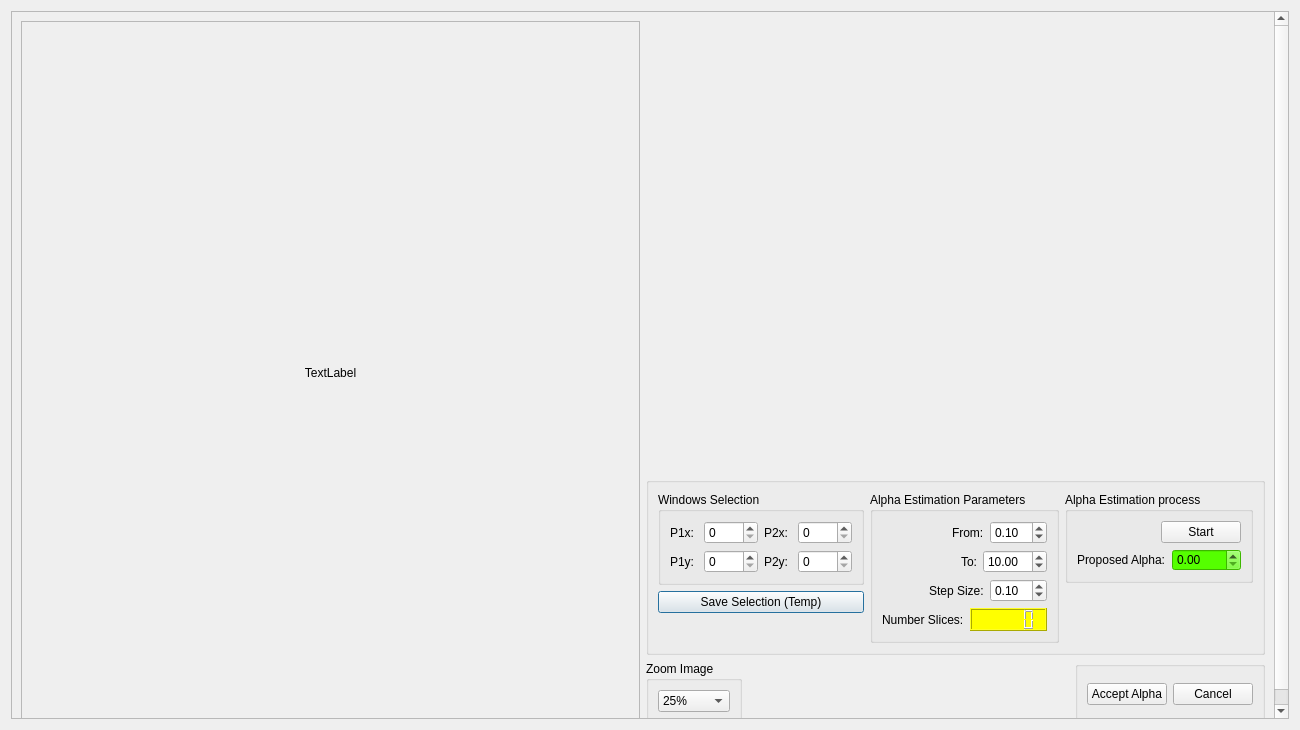
<?xml version="1.0" encoding="UTF-8"?>
<ui version="4.0">
 <class>Dialog_AutoAlpha</class>
 <widget class="QDialog" name="Dialog_AutoAlpha">
  <property name="geometry">
   <rect>
    <x>0</x>
    <y>0</y>
    <width>1300</width>
    <height>730</height>
   </rect>
  </property>
  <property name="windowTitle">
   <string>Alpha Determination</string>
  </property>
  <layout class="QVBoxLayout" name="verticalLayout_19">
   <item>
    <widget class="QScrollArea" name="scrollArea_2">
     <property name="widgetResizable">
      <bool>true</bool>
     </property>
     <widget class="QWidget" name="scrollAreaWidgetContents_5">
      <property name="geometry">
       <rect>
        <x>0</x>
        <y>0</y>
        <width>1280</width>
        <height>710</height>
       </rect>
      </property>
      <layout class="QHBoxLayout" name="horizontalLayout_31">
       <item>
        <widget class="QScrollArea" name="scrollArea_image">
         <property name="minimumSize">
          <size>
           <width>0</width>
           <height>0</height>
          </size>
         </property>
         <property name="widgetResizable">
          <bool>true</bool>
         </property>
         <widget class="QWidget" name="scrollAreaWidgetContents_6">
          <property name="geometry">
           <rect>
            <x>0</x>
            <y>0</y>
            <width>626</width>
            <height>690</height>
           </rect>
          </property>
          <layout class="QGridLayout" name="gridLayout_3">
           <item row="0" column="1">
            <widget class="QLabel" name="label_imageWinSelection">
             <property name="minimumSize">
              <size>
               <width>0</width>
               <height>0</height>
              </size>
             </property>
             <property name="text">
              <string>TextLabel</string>
             </property>
             <property name="scaledContents">
              <bool>false</bool>
             </property>
             <property name="alignment">
              <set>Qt::AlignCenter</set>
             </property>
            </widget>
           </item>
          </layout>
         </widget>
        </widget>
       </item>
       <item>
        <layout class="QVBoxLayout" name="verticalLayout_13">
         <item>
          <widget class="QwtPlot" name="qwtPlot_Skew">
           <property name="sizePolicy">
            <sizepolicy hsizetype="MinimumExpanding" vsizetype="MinimumExpanding">
             <horstretch>2</horstretch>
             <verstretch>2</verstretch>
            </sizepolicy>
           </property>
           <property name="minimumSize">
            <size>
             <width>0</width>
             <height>450</height>
            </size>
           </property>
          </widget>
         </item>
         <item>
          <widget class="QGroupBox" name="groupBox_13">
           <property name="sizePolicy">
            <sizepolicy hsizetype="Preferred" vsizetype="Preferred">
             <horstretch>0</horstretch>
             <verstretch>0</verstretch>
            </sizepolicy>
           </property>
           <property name="title">
            <string/>
           </property>
           <layout class="QHBoxLayout" name="horizontalLayout_32">
            <item>
             <layout class="QVBoxLayout" name="verticalLayout_14">
              <item>
               <widget class="QGroupBox" name="groupBox_14">
                <property name="title">
                 <string>Windows Selection</string>
                </property>
                <layout class="QFormLayout" name="formLayout_3">
                 <item row="0" column="0">
                  <layout class="QHBoxLayout" name="horizontalLayout_33">
                   <item>
                    <widget class="QLabel" name="label_22">
                     <property name="text">
                      <string>P1x: </string>
                     </property>
                    </widget>
                   </item>
                   <item>
                    <widget class="QSpinBox" name="spinBox_PointP1_x">
                     <property name="maximum">
                      <number>9000</number>
                     </property>
                     <property name="singleStep">
                      <number>1</number>
                     </property>
                    </widget>
                   </item>
                  </layout>
                 </item>
                 <item row="0" column="1">
                  <layout class="QHBoxLayout" name="horizontalLayout_34">
                   <item>
                    <widget class="QLabel" name="label_23">
                     <property name="text">
                      <string>P2x: </string>
                     </property>
                    </widget>
                   </item>
                   <item>
                    <widget class="QSpinBox" name="spinBox_PointP2_x">
                     <property name="maximum">
                      <number>9000</number>
                     </property>
                     <property name="singleStep">
                      <number>1</number>
                     </property>
                    </widget>
                   </item>
                  </layout>
                 </item>
                 <item row="1" column="0">
                  <layout class="QHBoxLayout" name="horizontalLayout_35">
                   <item>
                    <widget class="QLabel" name="label_24">
                     <property name="text">
                      <string>P1y: </string>
                     </property>
                    </widget>
                   </item>
                   <item>
                    <widget class="QSpinBox" name="spinBox_PointP1_y">
                     <property name="maximum">
                      <number>9000</number>
                     </property>
                     <property name="singleStep">
                      <number>1</number>
                     </property>
                    </widget>
                   </item>
                  </layout>
                 </item>
                 <item row="1" column="1">
                  <layout class="QHBoxLayout" name="horizontalLayout_36">
                   <item>
                    <widget class="QLabel" name="label_25">
                     <property name="text">
                      <string>P2y: </string>
                     </property>
                    </widget>
                   </item>
                   <item>
                    <widget class="QSpinBox" name="spinBox_PointP2_y">
                     <property name="maximum">
                      <number>9000</number>
                     </property>
                     <property name="singleStep">
                      <number>1</number>
                     </property>
                    </widget>
                   </item>
                  </layout>
                 </item>
                </layout>
               </widget>
              </item>
              <item>
               <widget class="QPushButton" name="pushButton_saveSelection">
                <property name="text">
                 <string>Save Selection (Temp)</string>
                </property>
               </widget>
              </item>
              <item>
               <spacer name="verticalSpacer_7">
                <property name="orientation">
                 <enum>Qt::Vertical</enum>
                </property>
                <property name="sizeHint" stdset="0">
                 <size>
                  <width>20</width>
                  <height>40</height>
                 </size>
                </property>
               </spacer>
              </item>
             </layout>
            </item>
            <item>
             <layout class="QVBoxLayout" name="verticalLayout_15">
              <item>
               <widget class="QGroupBox" name="groupBox_15">
                <property name="title">
                 <string>Alpha Estimation Parameters</string>
                </property>
                <layout class="QVBoxLayout" name="verticalLayout_16">
                 <item>
                  <layout class="QHBoxLayout" name="horizontalLayout_37">
                   <item>
                    <spacer name="horizontalSpacer_11">
                     <property name="orientation">
                      <enum>Qt::Horizontal</enum>
                     </property>
                     <property name="sizeHint" stdset="0">
                      <size>
                       <width>40</width>
                       <height>20</height>
                      </size>
                     </property>
                    </spacer>
                   </item>
                   <item>
                    <widget class="QLabel" name="label_26">
                     <property name="text">
                      <string>From:</string>
                     </property>
                    </widget>
                   </item>
                   <item>
                    <widget class="QDoubleSpinBox" name="doubleSpinBox_AlphaFrom">
                     <property name="minimum">
                      <double>0.010000000000000</double>
                     </property>
                     <property name="singleStep">
                      <double>0.010000000000000</double>
                     </property>
                     <property name="value">
                      <double>0.100000000000000</double>
                     </property>
                    </widget>
                   </item>
                  </layout>
                 </item>
                 <item>
                  <layout class="QHBoxLayout" name="horizontalLayout_38">
                   <item>
                    <spacer name="horizontalSpacer_12">
                     <property name="orientation">
                      <enum>Qt::Horizontal</enum>
                     </property>
                     <property name="sizeHint" stdset="0">
                      <size>
                       <width>40</width>
                       <height>20</height>
                      </size>
                     </property>
                    </spacer>
                   </item>
                   <item>
                    <widget class="QLabel" name="label_27">
                     <property name="text">
                      <string>To:</string>
                     </property>
                    </widget>
                   </item>
                   <item>
                    <widget class="QDoubleSpinBox" name="doubleSpinBox_AlphaTo">
                     <property name="minimum">
                      <double>0.100000000000000</double>
                     </property>
                     <property name="maximum">
                      <double>100.000000000000000</double>
                     </property>
                     <property name="singleStep">
                      <double>1.000000000000000</double>
                     </property>
                     <property name="value">
                      <double>10.000000000000000</double>
                     </property>
                    </widget>
                   </item>
                  </layout>
                 </item>
                 <item>
                  <layout class="QHBoxLayout" name="horizontalLayout_39">
                   <item>
                    <spacer name="horizontalSpacer_13">
                     <property name="orientation">
                      <enum>Qt::Horizontal</enum>
                     </property>
                     <property name="sizeHint" stdset="0">
                      <size>
                       <width>40</width>
                       <height>20</height>
                      </size>
                     </property>
                    </spacer>
                   </item>
                   <item>
                    <widget class="QLabel" name="label_28">
                     <property name="text">
                      <string>Step Size:</string>
                     </property>
                    </widget>
                   </item>
                   <item>
                    <widget class="QDoubleSpinBox" name="doubleSpinBox_AlphaStepSize">
                     <property name="minimum">
                      <double>0.010000000000000</double>
                     </property>
                     <property name="maximum">
                      <double>10.000000000000000</double>
                     </property>
                     <property name="singleStep">
                      <double>0.010000000000000</double>
                     </property>
                     <property name="value">
                      <double>0.100000000000000</double>
                     </property>
                    </widget>
                   </item>
                  </layout>
                 </item>
                 <item>
                  <layout class="QHBoxLayout" name="horizontalLayout_40">
                   <item>
                    <widget class="QLabel" name="label_29">
                     <property name="text">
                      <string>Number Slices:</string>
                     </property>
                    </widget>
                   </item>
                   <item>
                    <widget class="QLCDNumber" name="lcdNumber_NoSlice">
                     <property name="styleSheet">
                      <string notr="true">background-color: rgb(255, 255, 0);
border-color: rgb(0, 0, 127);</string>
                     </property>
                    </widget>
                   </item>
                  </layout>
                 </item>
                </layout>
               </widget>
              </item>
             </layout>
            </item>
            <item>
             <layout class="QVBoxLayout" name="verticalLayout_17">
              <item>
               <widget class="QGroupBox" name="groupBox_16">
                <property name="title">
                 <string>Alpha Estimation process</string>
                </property>
                <layout class="QVBoxLayout" name="verticalLayout_18">
                 <item>
                  <layout class="QHBoxLayout" name="horizontalLayout_41">
                   <item>
                    <spacer name="horizontalSpacer_14">
                     <property name="orientation">
                      <enum>Qt::Horizontal</enum>
                     </property>
                     <property name="sizeHint" stdset="0">
                      <size>
                       <width>40</width>
                       <height>20</height>
                      </size>
                     </property>
                    </spacer>
                   </item>
                   <item>
                    <widget class="QPushButton" name="pushButton_StartAlphaEstimation">
                     <property name="text">
                      <string>Start</string>
                     </property>
                    </widget>
                   </item>
                  </layout>
                 </item>
                 <item>
                  <layout class="QHBoxLayout" name="horizontalLayout_42">
                   <item>
                    <widget class="QLabel" name="label_30">
                     <property name="text">
                      <string>Proposed Alpha:</string>
                     </property>
                    </widget>
                   </item>
                   <item>
                    <widget class="QDoubleSpinBox" name="doubleSpinBox_AlphaResult">
                     <property name="styleSheet">
                      <string notr="true">background-color: rgb(85, 255, 0);</string>
                     </property>
                    </widget>
                   </item>
                  </layout>
                 </item>
                </layout>
               </widget>
              </item>
              <item>
               <spacer name="verticalSpacer_8">
                <property name="orientation">
                 <enum>Qt::Vertical</enum>
                </property>
                <property name="sizeHint" stdset="0">
                 <size>
                  <width>20</width>
                  <height>40</height>
                 </size>
                </property>
               </spacer>
              </item>
             </layout>
            </item>
           </layout>
          </widget>
         </item>
         <item>
          <spacer name="verticalSpacer_9">
           <property name="orientation">
            <enum>Qt::Vertical</enum>
           </property>
           <property name="sizeHint" stdset="0">
            <size>
             <width>20</width>
             <height>40</height>
            </size>
           </property>
          </spacer>
         </item>
         <item>
          <layout class="QHBoxLayout" name="horizontalLayout_43">
           <item>
            <widget class="QGroupBox" name="groupBox_17">
             <property name="title">
              <string>Zoom Image</string>
             </property>
             <layout class="QHBoxLayout" name="horizontalLayout_44">
              <item>
               <widget class="QComboBox" name="comboBox_ImageZoom">
                <property name="currentIndex">
                 <number>0</number>
                </property>
                <item>
                 <property name="text">
                  <string>25%</string>
                 </property>
                </item>
                <item>
                 <property name="text">
                  <string>50%</string>
                 </property>
                </item>
                <item>
                 <property name="text">
                  <string>75%</string>
                 </property>
                </item>
                <item>
                 <property name="text">
                  <string>100%</string>
                 </property>
                </item>
                <item>
                 <property name="text">
                  <string>200 %</string>
                 </property>
                </item>
               </widget>
              </item>
             </layout>
            </widget>
           </item>
           <item>
            <spacer name="horizontalSpacer_15">
             <property name="orientation">
              <enum>Qt::Horizontal</enum>
             </property>
             <property name="sizeHint" stdset="0">
              <size>
               <width>40</width>
               <height>20</height>
              </size>
             </property>
            </spacer>
           </item>
           <item>
            <widget class="QGroupBox" name="groupBox_18">
             <property name="title">
              <string/>
             </property>
             <layout class="QHBoxLayout" name="horizontalLayout_45">
              <item>
               <widget class="QPushButton" name="pushButton_accept">
                <property name="text">
                 <string>Accept Alpha</string>
                </property>
               </widget>
              </item>
              <item>
               <widget class="QPushButton" name="pushButton_9">
                <property name="text">
                 <string>Cancel</string>
                </property>
               </widget>
              </item>
             </layout>
            </widget>
           </item>
          </layout>
         </item>
        </layout>
       </item>
      </layout>
     </widget>
    </widget>
   </item>
  </layout>
 </widget>
 <customwidgets>
  <customwidget>
   <class>QwtPlot</class>
   <extends>QFrame</extends>
   <header>qwt_plot.h</header>
  </customwidget>
 </customwidgets>
 <resources/>
 <connections>
  <connection>
   <sender>pushButton_accept</sender>
   <signal>clicked()</signal>
   <receiver>Dialog_AutoAlpha</receiver>
   <slot>accept()</slot>
   <hints>
    <hint type="sourcelabel">
     <x>1121</x>
     <y>689</y>
    </hint>
    <hint type="destinationlabel">
     <x>1306</x>
     <y>145</y>
    </hint>
   </hints>
  </connection>
  <connection>
   <sender>pushButton_9</sender>
   <signal>clicked()</signal>
   <receiver>Dialog_AutoAlpha</receiver>
   <slot>reject()</slot>
   <hints>
    <hint type="sourcelabel">
     <x>1235</x>
     <y>682</y>
    </hint>
    <hint type="destinationlabel">
     <x>1295</x>
     <y>192</y>
    </hint>
   </hints>
  </connection>
 </connections>
</ui>
